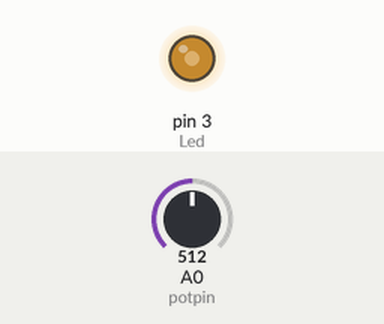
A sketch run on a simulated Arduino Uno, built with avr-gcc and run on an emulated ATmega328P. Shown: output pins drawn as LEDs (lit = HIGH). Inputs (shaded band) come from the test bench; at power-on: A0 (potpin) = 512.

Above: at 1.2 s.
1.3 s: A0 (potpin) set to 716
At 2.5 s:
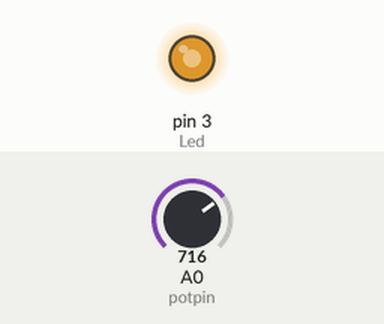
2.8 s: A0 (potpin) set to 900
At 3.8 s:
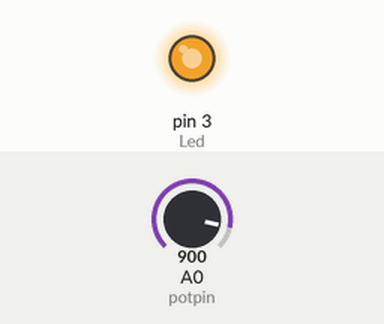
4.3 s: A0 (potpin) set to 122
At 5.0 s:
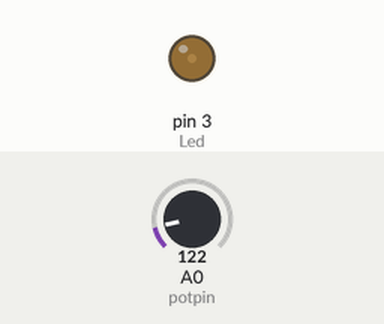
5.8 s: A0 (potpin) set to 0
At 6.1 s:
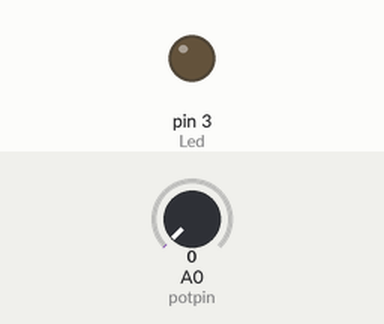
7.3 s: A0 (potpin) set to 511
At 8.5 s:
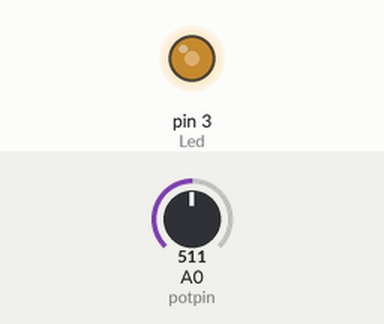
Timing chart, 0 to 9.8 s (numbered marks = the images above; inputs shaded):
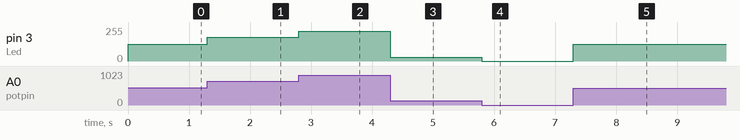

The sketch:

Ard-Pot-Led.ino
```cpp
#define potpin A0
#define Led 3

int value = 0;

void setup() {
}

void loop() {
  value = analogRead(potpin);
  // Serial.println(value);
  value = map(value, 0, 1023, 0, 255);
  // Serial.println("Mapped: " + value);
  analogWrite(Led,value);
}
```

Measured:
- after the input at 1.3 s, pin 3 (Led): 127/255 → 178/255 at once
- after the input at 2.8 s, pin 3 (Led): 178/255 → 224/255 at once
- after the input at 4.3 s, pin 3 (Led): 224/255 → 30/255 at once
- after the input at 5.8 s, pin 3 (Led): 30/255 → 0/255 at once
- after the input at 7.3 s, pin 3 (Led): 0/255 → 127/255 at once
